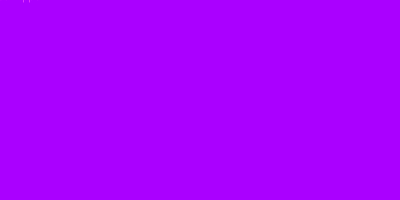
Frame 1 (no input)
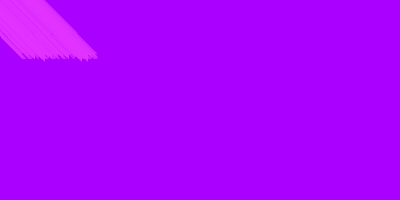
Frame 60 (the mouse pressed at the canvas centre just before this capture)
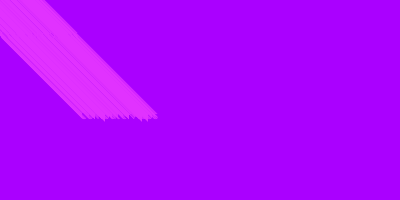
Frame 120 (the mouse held since frame 60 and released just before this capture)

The Processing sketch that drew these frames (run headless with seeded random() and noise(); from frame 60 on, the mouse is pressed at the canvas centre):

// Processing sketch: processing_83293
// ── processing_83293.pde

float xPosition = 0;
float yPosition = 0;
float xSpeed = 1;
float ySpeed = 1;


void setup()
{
size (400,200) ;

background (170,0,255) ;

smooth() ;
}


void draw()
{

fill (225, 50, 2000) ;

stroke (230,150,200) ;

textAlign(CENTER);
text("Computer Apps",xPosition,yPosition);

xPosition = xPosition + xSpeed;
yPosition += ySpeed;


}
